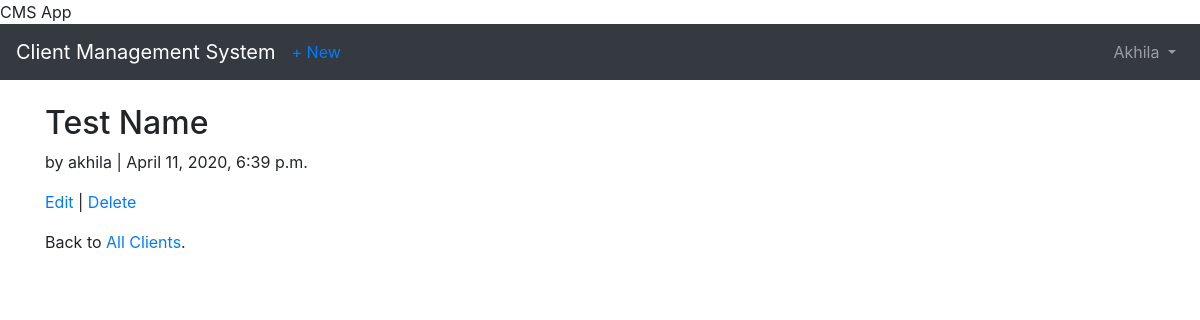
The page /clients/7/ (signed in) on the database its author committed.
### users/models.py (models this page shows)
class CustomUser(AbstractUser):
    department = models.CharField(max_length=50, default=' ', null=True, blank=True)
    employee_cell_phone = models.CharField (max_length=50, default=' ', null=True, blank=True)

### clients/models.py (models this page shows, shortened)
class Client(models.Model):
    name = models.CharField(max_length=50,blank=False, null=False, default=' ')
    address = models.CharField(max_length=50, blank=True, null=True,default=' ')
    city = models.CharField(max_length=50, default=' ')
    state = models.CharField(max_length=50, default='NE')
    zipcode = models.CharField(max_length=10, default='00000')
    email = models.EmailField(max_length=100, default=' ')
    cell_phone = models.CharField(max_length=50,default='(402)000-0000')
    acct_number = models.CharField(max_length=50,blank=True, null=True, default='00000')
    notes = models.TextField()
    date = models.DateTimeField(auto_now_add=True)
    author = models.ForeignKey(
        get_user_model(),
        on_delete=models.CASCADE,
    )

### clients/views.py (the view)
class ClientDetailView(LoginRequiredMixin,DetailView):
    model = Client
    template_name = 'client_detail.html'
    login_url = 'login'

### templates/client_detail.html (shortened to what this page needs)
<!DOCTYPE html>
<html lang="en">
{% extends 'base.html' %}
{% block content %}
<div class="client-entry">
  <h2>{{ object.name }}</h2>
    <p>by {{ object.author }} | {{ object.date }}</p>
  </div>
  <p><a href="{% url 'client_edit' client.pk %}">Edit</a> | <a href="{% url 'client_delete' client.pk %}">Delete</a></p>
  <p>Back to <a href="{% url 'client_list' %}">All Clients</a>.</p>
{% endblock content %}

### templates/base.html (shortened to what this page needs)
<!doctype html>
<html lang="en">
  <head>
    <link rel="stylesheet" href="https://stackpath.bootstrapcdn.com/bootstrap/4.1.3/css/bootstrap.min.css">
    <name>{% block name %}CMS App{% endblock name %}</name>
  </head>
  <body>
    <nav class="navbar navbar-expand-md navbar-dark bg-dark mb-4">
      <a class="navbar-brand" href="{% url 'home' %}">Client Management System</a>
     {% if user.is_authenticated %}
        <ul class="navbar-nav mr-auto">
          <li class="nav-item"><a href="{% url 'client_new' %}">+ New</a></li>
        </ul>
      {% endif %}
      <div class="collapse navbar-collapse" id="navbarCollapse">
        {% if user.is_authenticated %}
          <ul class="navbar-nav ml-auto">
            <li class="nav-item">
              <a class="nav-link dropdown-toggle" href="#" id="userMenu"\
              data-toggle="dropdown" aria-haspopup="true" aria-expanded\
              ="false">
                {{ user.username }}
              </a>
            </li>
          </ul>
        {% endif %}
      </div>
    </nav>
    <div class="container">
      {% block content %}
      {% endblock content %}
    </div>
  </body>
</html>

### rows shown on the page
CustomUser: username "Akhila"
Client: name "Test Name", author "akhila", date "April 11, 2020, 6:39 p.m."
